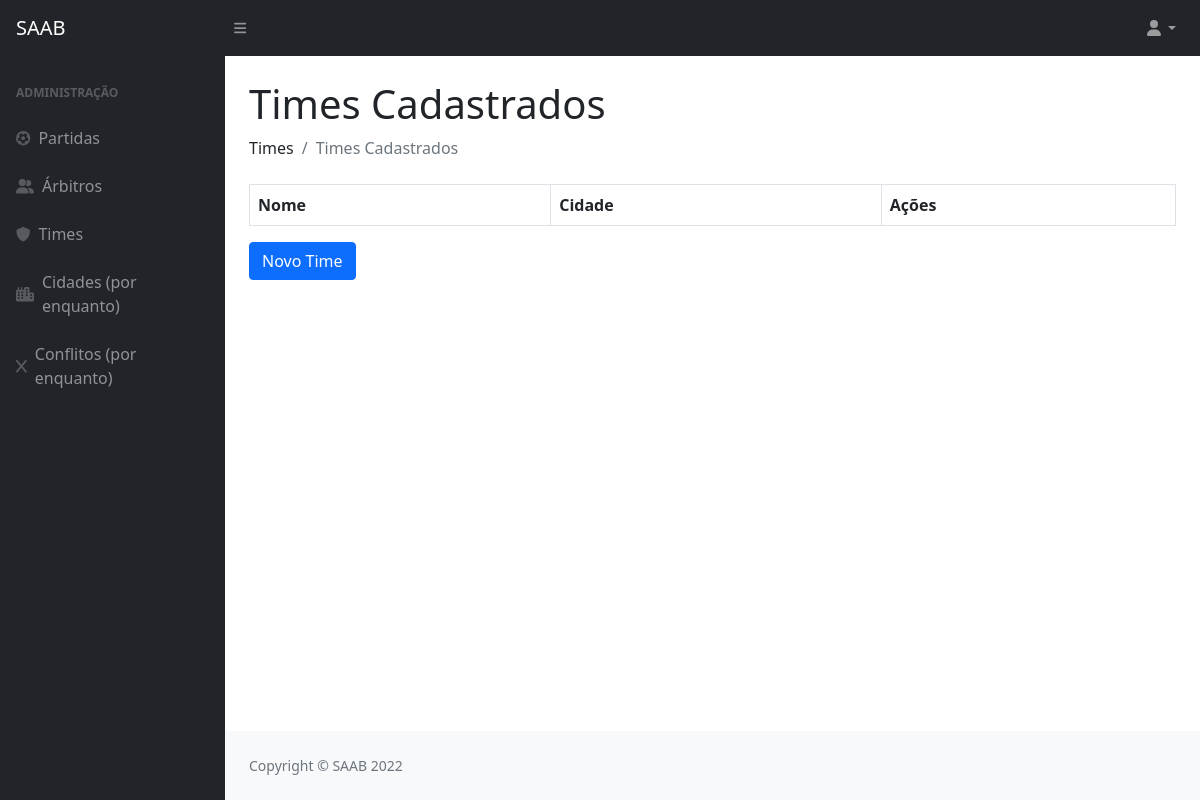
The page /times/ on the database as committed earlier.
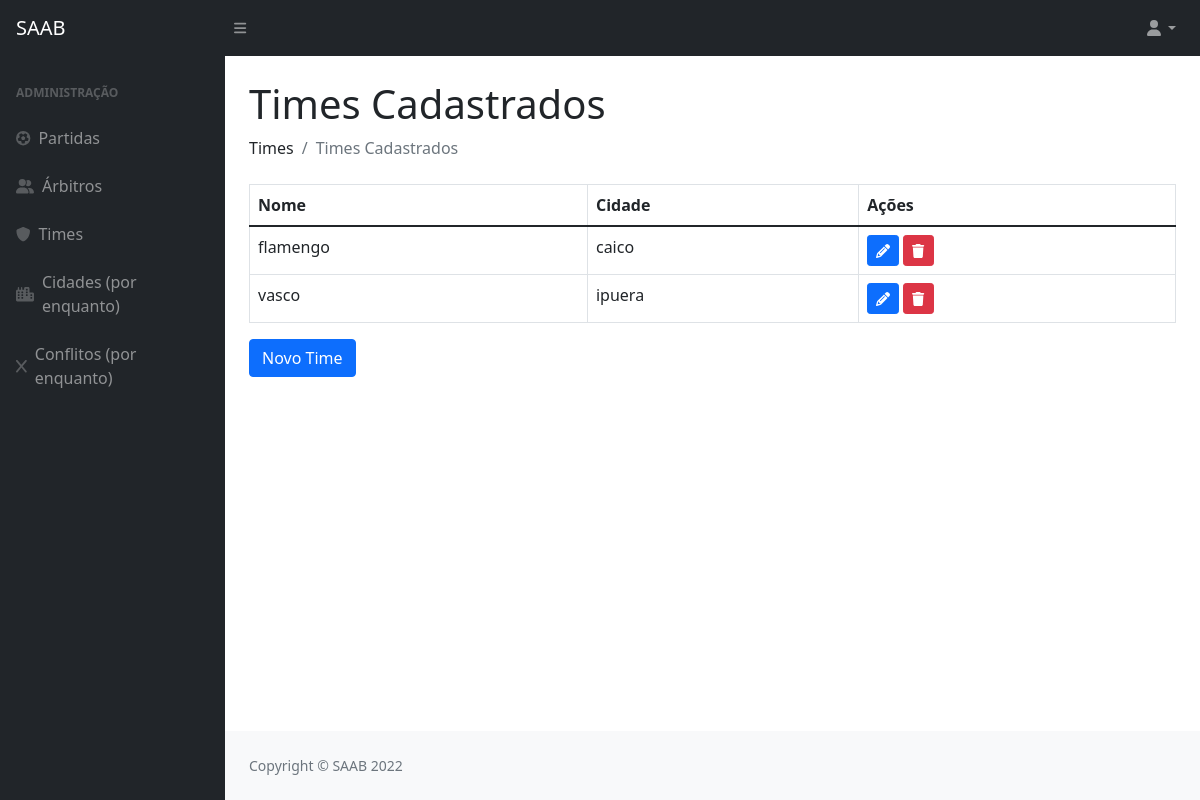
The same page on the database as committed later.
### privado/models.py (models this page shows, shortened)
class Time(models.Model):
    codigo = models.AutoField(primary_key=True)
    nome = models.CharField(max_length=100)
    cidade = models.ForeignKey(Cidade, on_delete=models.CASCADE)

class Cidade(models.Model):
    codigo = models.AutoField(primary_key=True)
    nome = models.CharField(max_length=100)
    def __str__(self):
        return (self.nome)

### privado/views.py (the view)
# urls.py: path('times/', times, name="url_times"),
def times(request):
    time = Time.objects.all()
    parametros = {"time": time}
    return render(request, "SAAB/times.html", parametros)

### privado/templates/SAAB/times.html (shortened to what this page needs)
{% extends 'SAAB/layout.html' %}
{% block conteudo %}
{% load static %}
{% load crispy_forms_tags %}
<!DOCTYPE html>
<html lang="en">
    <head>
    </head>
    <body>
        <h1 class="mt-4">Times Cadastrados</h1>
        <ol class="breadcrumb mb-4">
            <li class="breadcrumb-item">Times</li>
            <li class="breadcrumb-item active">Times Cadastrados</li>
        </ol>
        <table class="table table-bordered">
            <thead>
                <tr>
                    <th>Nome</th>
                    <th>Cidade</th>
                    <th>Ações</th>
                </tr>
            </thead>
            {% for i in time %}
                <tr>
                    <td> {{ i.nome }}</td>
                    <td> {{ i.cidade }}</td>
                    <td>
                        <a href="{% url 'url_updateTime' i.codigo %}"><button class="btn btn-primary btn-sm"><i class="fas fa-pencil"></i></button></a>
                        <a href="{% url 'url_deleteTime' i.codigo %}"><button class="btn btn-danger btn-sm"><i class="fas fa-trash"></i></button></a>
                    </td>
                </tr>
            {% endfor %}
        </table>
        <a href="{% url 'url_formTime' %}"><button  class="btn btn-primary">Novo Time</button></a>
    </body>
</html>
{% endblock %}

Rows that differ between the two databases and show on the page:
added Time: nome "flamengo", cidade "caico"
added Time: nome "vasco", cidade "ipuera"
